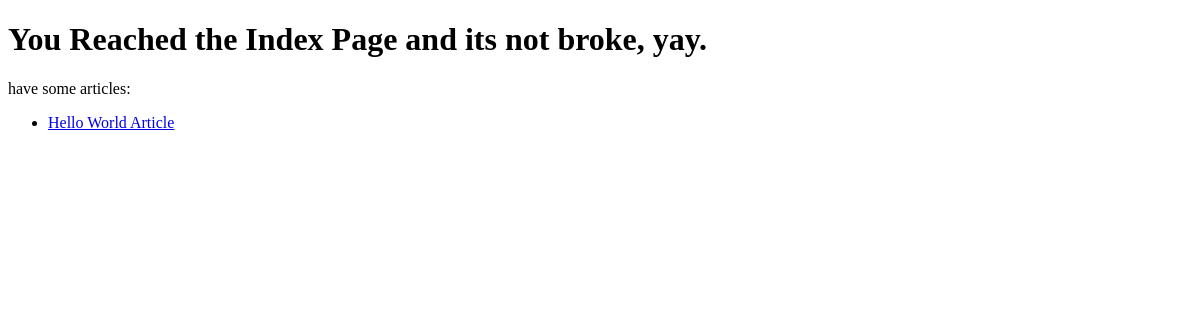
Before: /news/ with the older database file.
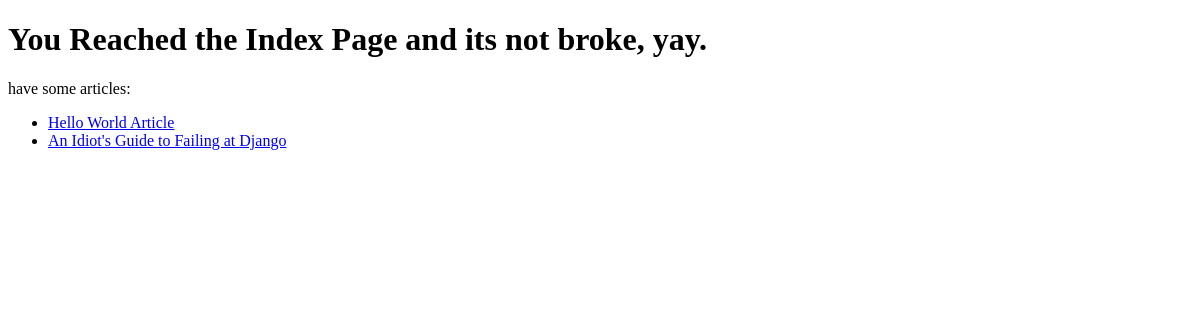
After: the same page with the newer database file.
### news/models.py (models this page shows, shortened)
class Article(models.Model):
    title = models.CharField("Title", max_length=100)
    body = models.TextField("Body")
    author = models.ForeignKey(settings.AUTH_USER_MODEL, on_delete=models.CASCADE)
    score = models.IntegerField("Score", default=0)
    CATEGORIES = (
        ("SP", "Sports"),
        ("BU", "Buisness"),
        ("EN", "Entertainment"),
        ("TE", "Technology"),
    )
    category = models.CharField(
        max_length=2,
        choices=CATEGORIES,
        default="EN",
    )
    published = models.DateTimeField("Date Published")

### news/views.py (the view)
def index(request):
	latest_article_list = Article.objects.all()
	return render(request,'news/index.html', {'latest_article_list': latest_article_list})

### news/templates/news/index.html (shortened to what this page needs)
<!DOCTYPE html>
<html>
<head>
</head>
<body>
	<h1>You Reached the Index Page and its not broke, yay.</h1>
	<div> have some articles:</div>
	{% if latest_article_list %}
		<ul>
		{% for article in latest_article_list %}
			<li><a href="/news/{{article.id}}/">{{article.title}}</a></li>
		{% endfor %}
		</ul>
	{% else %}
		<p>No articles are available. For Loop machine broke</p>
	{% endif %}
</body>
</html>

Changed rows visible on the page:
added Article: title "An Idiot's Guide to Failing at Django"
